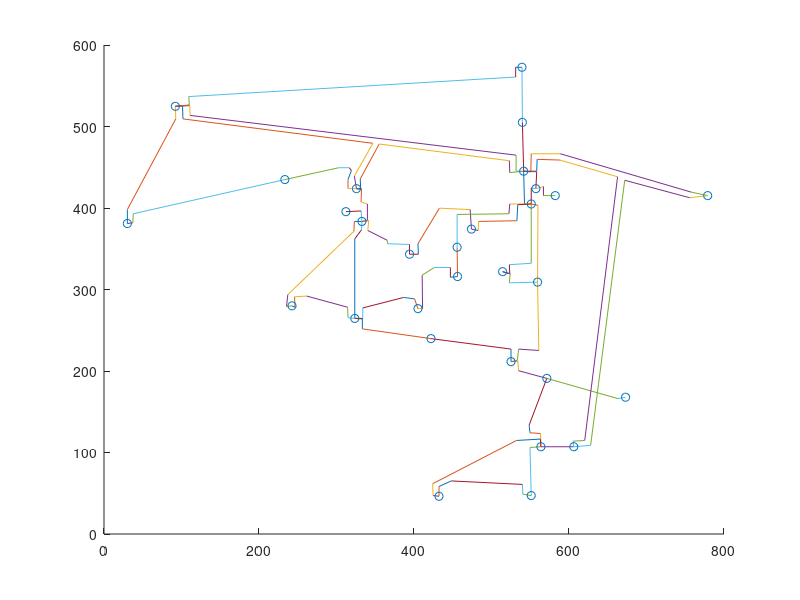

This chart was generated by the following MATLAB code:
close all;

load cpfResults.mat


figure;


hold on;


for i = 1:length(base.branch_geo)
    branch = base.branch_geo{i};
    
    for j = 1:size(branch,1)-1,
        plot(branch(j:j+1,1), branch(j:j+1,2));
    end
end

scatter(base.bus_geo(:,1), base.bus_geo(:,2), 'r.');